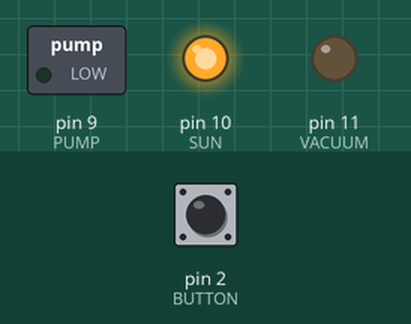
Bench run of a sketch on a simulated Arduino Uno, built with avr-gcc and run on an emulated ATmega328P. Parts: switched loads named in the sketch (green lamp = pin HIGH), output pins drawn as LEDs (lit = HIGH). The inputs (shaded band) are chosen by the test bench; at power-on: pin 2 (BUTTON) HIGH.

Above: at 1.2 s.
1.3 s: pin 2 (BUTTON) pulled LOW for 0.15 s
At 1.96 s:
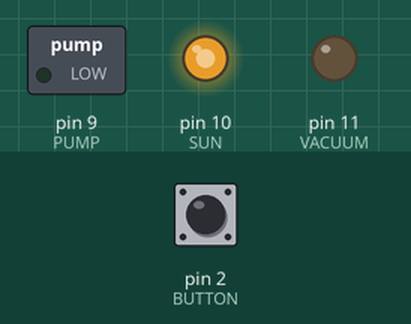
At 2.56 s:
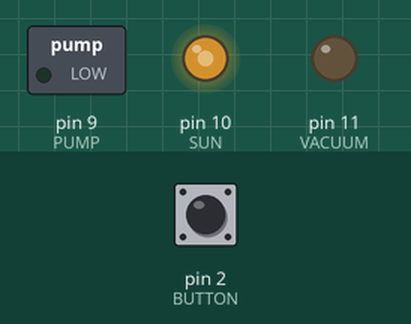
4.3 s: pin 2 (BUTTON) pulled LOW for 1 s
At 4.46 s:
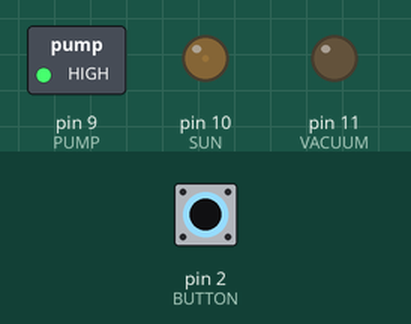
7.3 s: pin 2 (BUTTON) pulled LOW for 3.2 s
Timing chart, 0 to 12.3 s (numbered marks = the images above; inputs shaded):
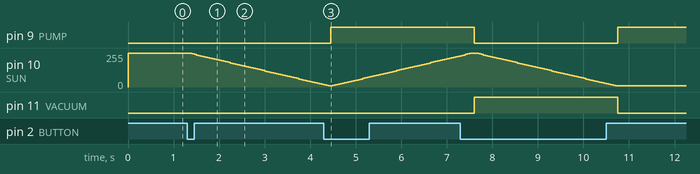

Measured:
- after the input at 1.3 s, pin 10 (SUN): moves from 255/255 to 20/255 over 2.9 s, starting after 0.05 s

The sketch:

Impact_Scenery_V1.ino
```cpp
const int MIN_LIGHT = 8;
const int MAX_LIGHT = 256;
const int SUN = 10;
const int BUTTON = 2;
const int PUMP = 9;
const int VACUUM = 11;

bool but_press = false;
int state = 0;

void setup()
{
  pinMode (SUN, OUTPUT);
  pinMode(PUMP, OUTPUT);
  pinMode(VACUUM, OUTPUT);
  pinMode(BUTTON, INPUT);
  analogWrite(SUN, MAX_LIGHT);
}
#define E 2.7182818284590452353602874713527

void loop()
{
  state = digitalRead(BUTTON);
  if(state == LOW)
  {
    if(but_press == false)
    {
        for (int ii = MAX_LIGHT; ii >= MIN_LIGHT; ii-=4)
        {
          analogWrite(SUN, ii);
          delay(50);
        }
        digitalWrite(VACUUM, LOW);
        digitalWrite(PUMP, HIGH);
    }
    else
    {
      for (int ii = MIN_LIGHT; ii <= MAX_LIGHT; ii+=4)
      {
        analogWrite(SUN, ii);
        delay(50);
      }
        digitalWrite(PUMP, LOW);
        digitalWrite(VACUUM, HIGH);
    }
    but_press = !but_press;
  }
}
```
